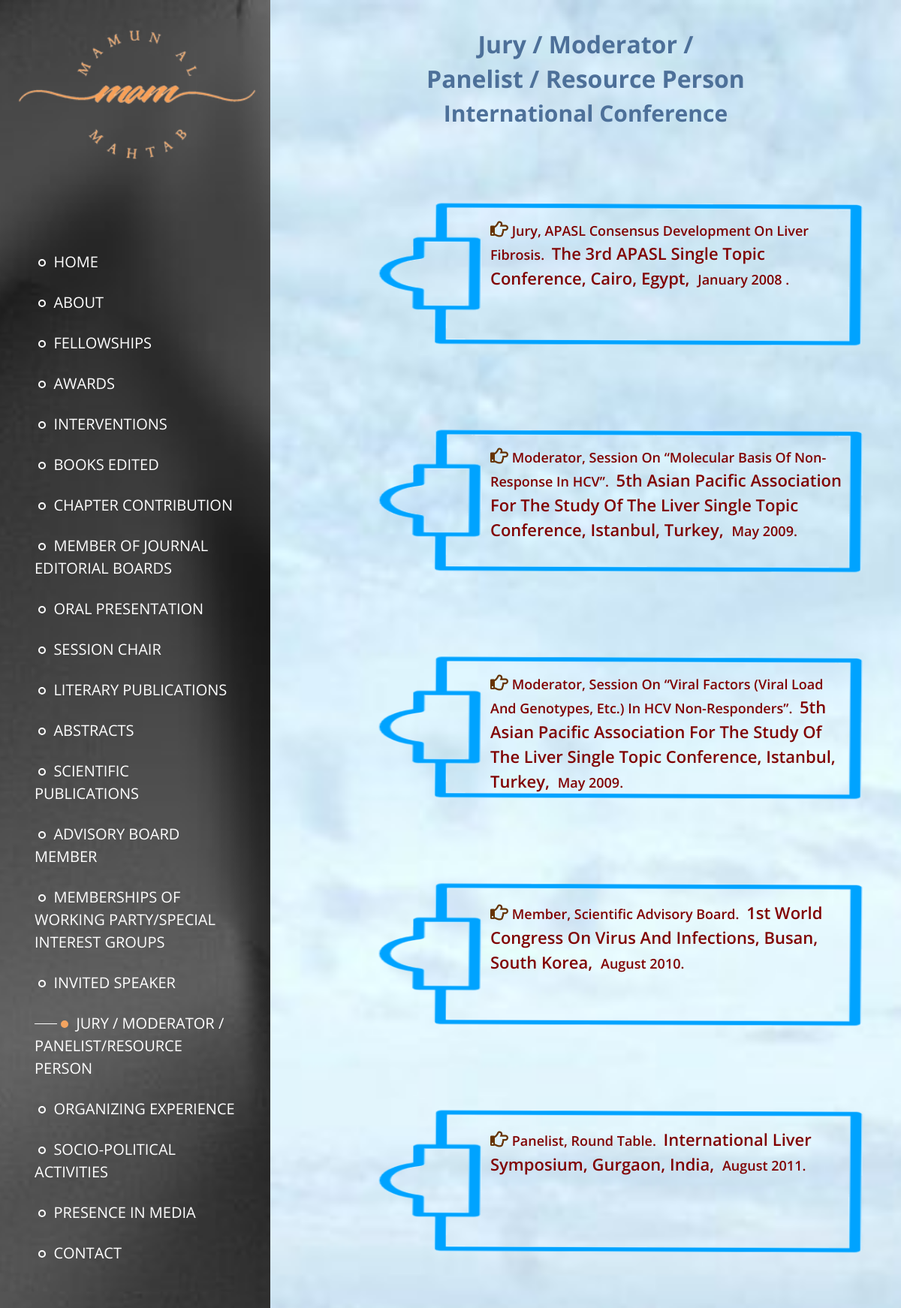
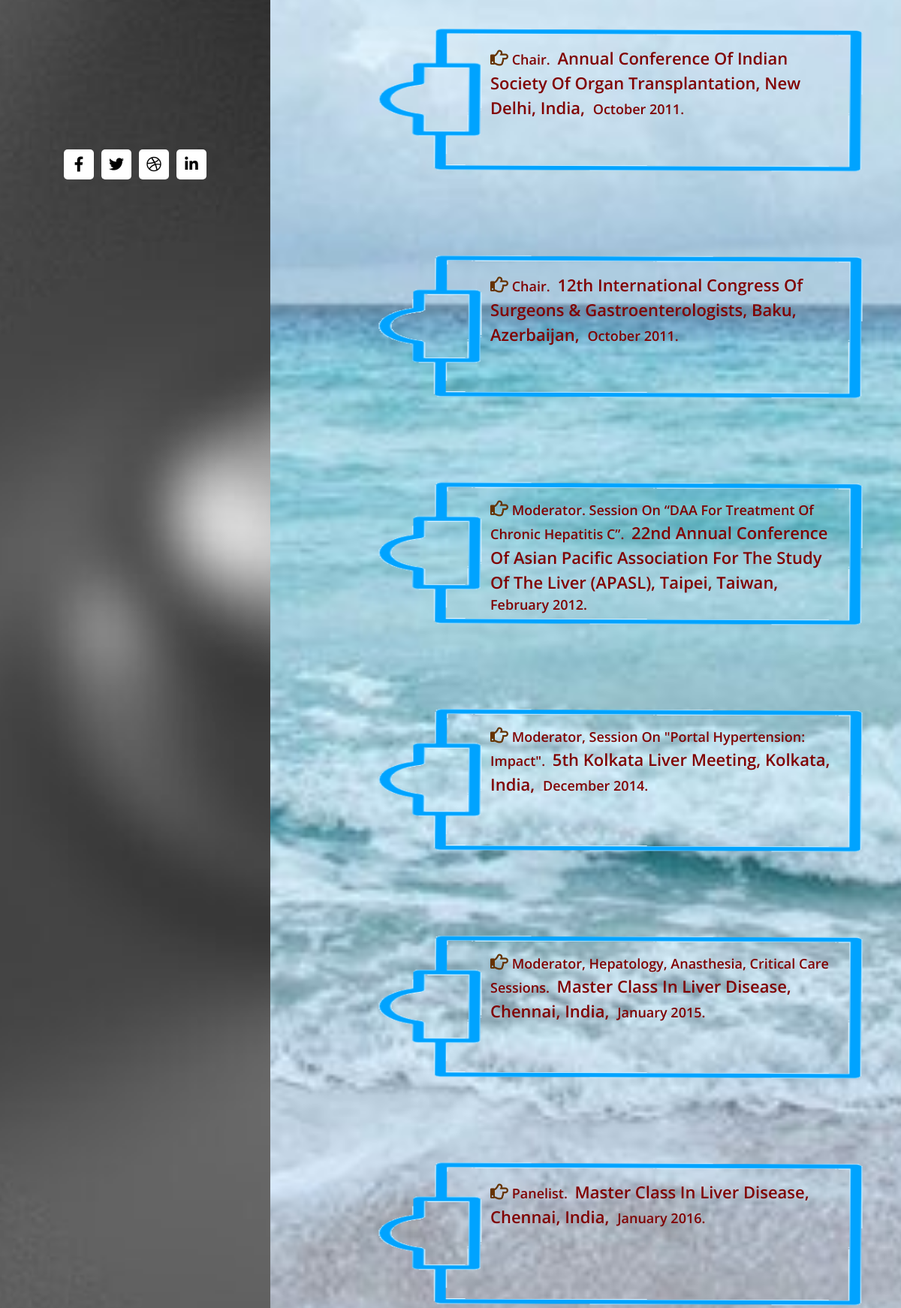
/jury_inter_conf.php (upper part), run on the app's committed database (2 pictures, top to bottom).
### tables this page shows
CREATE TABLE `jury_inter_conf` (
  `jury_inter_conf_id` int(11) NOT NULL,
  `admin_id` int(11) DEFAULT NULL,
  `title` varchar(128) NOT NULL,
  `conf_name` varchar(128) NOT NULL,
  `date` varchar(128) NOT NULL
);

### jury_inter_conf.php (the view, shortened to what this page needs)
<!DOCTYPE html>
    <html lang="en">
    <head>
        <link rel="stylesheet" href="css/all.min.css" />
        <link rel="stylesheet" href="css/bootstrap.min.css" />
        <link rel="stylesheet" href="slick/slick.css" />
        <link rel="stylesheet" href="slick/slick-theme.css" />
        <link rel="stylesheet" href="css/magnific-popup.css">
        <link rel="stylesheet" href="css/templatemo-dream-pulse.css" />
        <link rel="stylesheet" href="css/action_view.css">
        <link rel="stylesheet" href="css/action_response.css">
    </head>
    <body>
        <main class="container-fluid">
            <div class="row">
                <nav id="tmSidebar" class="tm-bg-black-transparent tm-sidebar">
                    <div class="tm-sidebar-sticky">
                    <div class="tm-brand-box">
                            <img src="img/rez_logo.png" alt="logo" class="menu-img">
                        </div>
                        <ul id="tmMainNav" class="nav flex-column text-uppercase text-right tm-main-nav">
                            <li class="nav-item">
                                <a href="javascript:void(0);"
                                 onclick="window.location.href='index.php'" class="nav-link">
                                    <span class="circle"></span>
                                    Home
                                </a>
                            </li>
                            <li class="nav-item">
                                <a href="javascript:void(0);"
                                onclick="window.location.href='about.php'"
                                class="nav-link ">
                                    <span class="circle"></span>
                                    About
                                </a>
                            </li>
                            <li class="nav-item">
                                <a href="javascript:void(0);"
                                onclick="window.location.href='fellow.php'" class="nav-link">
                                    <span class="circle"></span>
                                    Fellowships
                                </a>
                            </li>
                            <li class="nav-item">
                                <a href="javascript:void(0);"
                                onclick="window.location.href='award_menu.php'" class="nav-link">
                                    <span class="circle"></span>
                                    Awards
                                </a>
                            </li>
                            <li class="nav-item">
                                <a href="javascript:void(0);"
                                onclick="window.location.href='intervention.php'" class="nav-link">
                                    <span class="circle"></span>
                                    Interventions
                                </a>
                            </li>
                            <li class="nav-item">
                                <a href="javascript:void(0);"
                                onclick="window.location.href='book_edited.php'" class="nav-link">
                                    <span class="circle"></span>
                                    Books Edited
                                </a>
                            </li>
                            <li class="nav-item">
                                <a href="javascript:void(0);"
                                 onclick="window.location.href='chapter.php'" class="nav-link">
                                    <span class="circle"></span>
                                    Chapter contribution
                                </a>
                            </li>
                            <li class="nav-item">
                                <a href="javascript:void(0);"
                                onclick="window.location.href='journal_menu.php'" class="nav-link">
                                    <span class="circle"></span>
                                    Member of Journal Editorial Boards
                                </a>
                            </li>
                            <li class="nav-item">
                                <a href="javascript:void(0);"
                                onclick="window.location.href='oral_menu.php'"
                                class="nav-link ">
                                    <span class="circle"></span>
                                    Oral Presentation
                                </a>
                            </li>
                            <li class="nav-item">
                                <a href="javascript:void(0);"
                                onclick="window.location.href='session_menu.php'" class="nav-link">
                                    <span class="circle"></span>
                                    Session Chair
                                </a>
                            </li>
                            <li class="nav-item">
                                <a href="javascript:void(0);"
                                onclick="window.location.href='literary.php'" class="nav-link">
                                    <span class="circle"></span>
                                    Literary Publications
                                </a>
                            </li>
                            <li class="nav-item">
                                <a href="javascript:void(0);"
                                onclick="window.location.href='abstract_menu.php'" class="nav-link">
                                    <span class="circle"></span>
                                    Abstracts
                                </a>
                            </li>
                            <li class="nav-item">
                                <a href="javascript:void(0);"
                                onclick="window.location.href='scientific_menu.php'" class="nav-link">
                                    <span class="circle"></span>
                                    Scientific Publications
                                </a>
                            </li>
                            <li class="nav-item">
                                <a href="javascript:void(0);"
                                 onclick="window.location.href='advisory.php'" class="nav-link">
                                    <span class="circle"></span>
                                    Advisory Board Member
                                </a>
                            </li>
                            <li class="nav-item">
                                <a href="javascript:void(0);"
                                onclick="window.location.href='working_party.php'" class="nav-link">
                                    <span class="circle"></span>
                                    Memberships of Working Party/Special Interest Groups
                                </a>
                            </li>
                            <li class="nav-item">
                                <a href="javascript:void(0);"
                                onclick="window.location.href='invited_menu.php'"
                                 class="nav-link">
                                    <span class="circle"></span>
                                    Invited Speaker
                                </a>
                            </li>
                            <li class="nav-item">
                                <a href="javascript:void(0);"
                                onclick="window.location.href='jury_menu.php'"
                                class="nav-link magic">
                                    <span class="rect"></span>
                                    <span class="circle"></span>
                                    Jury / Moderator / Panelist/Resource Person
                                </a>
                            </li>
                            <li class="nav-item">
                                <a href="javascript:void(0);"
                                onclick="window.location.href='organization_menu.php'" class="nav-link">
                                    <span class="circle"></span>
                                    Organizing Experience
                                </a>
                            </li>
                            <li class="nav-item">
                                <a href="javascript:void(0);"
                                onclick="window.location.href='socio_political.php'" class="nav-link">
                                    <span class="circle"></span>
                                    Socio-Political Activities
                                </a>
                            </li>
                            <li class="nav-item">
                                <a href="javascript:void(0);"
                                onclick="window.location.href='media.php'" class="nav-link">
                                    <span class="circle"></span>
                                    Presence in Media
                                </a>
                            </li>
                            <li class="nav-item">
                                <a href="javascript:void(0);"
                                onclick="window.location.href='contact.php'"
                                class="nav-link">
                                    <span class="circle"></span>
                                    Contact
                                </a>
                            </li>
                        </ul>
                        <ul class="nav flex-row tm-social-links">
                            <li class="nav-item">
                                <a href="https://facebook.com" class="nav-link tm-social-link">
                                    <i class="fab fa-facebook-f"></i>
                                </a>
                            </li>
                            <li class="nav-item">
                                <a href="https://twitter.com" class="nav-link tm-social-link">
                                    <i class="fab fa-twitter"></i>
                                </a>
                            </li>
                            <li class="nav-item">
                                <a href="https://dribbble.com" class="nav-link tm-social-link">
                                    <i class="fab fa-dribbble"></i>
                                </a>
                            </li>
                            <li class="nav-item">
                                <a href="https://linkedin.com" class="nav-link tm-social-link">
                                    <i class="fab fa-linkedin-in"></i>
                                </a>
                            </li>
                        </ul>
                    </div>
                </nav>
                <main role="main" class="ml-sm-12 col-12">
                    <div class="tm-section-wrap jury_int_back_image">
                    <h2 class="jury_int_heading">Jury / Moderator / </h2>
                    <h2 class="jury_int_heading2">Panelist / Resource Person </h2>
                    <h3 class="jury_int_head2">International Conference</h3>
                        <section class="row tm-section">
                            <div id="jury_int" class="section-jury_int">
                                <ul class="jury_int_ul">
                                    <?php
                                        require_once "admin/pdo.php";
                                        $stmt = $pdo->query("SELECT * FROM jury_inter_conf");
                                        $rows = $stmt->fetchAll(PDO::FETCH_BOTH);
                                        $results_per_page = 12;
                                        if (!isset($_GET['page'])) {
                                           $page = 1;
                                        } else {
                                            $page = $_GET['page'];
                                        }
                                        $this_page_first_result = ($page - 1) * $results_per_page;
                                        $stmt = 'SELECT * FROM jury_inter_conf LIMIT ' . $this_page_first_result . ',' .  $results_per_page;
                                        $pdostmt = $pdo->query($stmt);
                                        $rows = $pdostmt->fetchAll(PDO::FETCH_BOTH);
                                         foreach ($rows as $row) {
                                            echo  '<div class="col-xl-6 mb-5">';
                                            echo  '<div class="jury_int">';
                                            echo  '<img src="img/jury_int_back.png" alt="juryint" class="img_fluid">';
                                            echo  '<div class="jury_int-content">';
                                            echo   "<i style='font-size:24px' class='far'>&#xf0a4;</i> <span class='jury_int-title'>" . htmlentities($row['title']) . ".\t" . "</span>";
                                            echo   "<span class='jury_int-conf'>" . htmlentities($row['conf_name']). ",\t". "</span>";
                                            echo   "<span class='jury_int-date'>" . htmlentities($row['date']) . ".</span>";
                                            echo  '<br>';
                                            echo '<br>';
                                            echo  '</div>';
                                            echo  '</div>';
                                            echo  '</div>';
                                            echo '<br>';
                                            echo '<br>';
                                        }
                                    ?>
                                </ul>
                            </div>
                            </section>
                        <br>
                    <br>
                    <br>
                    </div>
                </main>
            </div>
    </body>
    </html>

### data on the page
jury_inter_conf: title "Jury, APASL Consensus Development On Liver Fibrosis", conf_name "The 3rd APASL Single Topic Conference, Cairo, Egypt", date "January 2008"
jury_inter_conf: title "Moderator, Session On “Molecular Basis Of Non-Response In HCV”", conf_name "5th Asian Pacific Association For The Study Of The Liver Single Topic Conference, Istanbul, Turkey", date "May 2009"
jury_inter_conf: title "Moderator, Session On “Viral Factors (Viral Load And Genotypes, Etc.) In HCV Non-Responders”", conf_name "5th Asian Pacific Association For The Study Of The Liver Single Topic Conference, Istanbul, Turkey", date "May 2009"
jury_inter_conf: title "Member, Scientific Advisory Board", conf_name "1st World Congress On Virus And Infections, Busan, South Korea", date "August 2010"
jury_inter_conf: title "Panelist, Round Table", conf_name "International Liver Symposium, Gurgaon, India", date "August 2011"
jury_inter_conf: title "Chair", conf_name "Annual Conference Of Indian Society Of Organ Transplantation, New Delhi, India", date "October 2011"
jury_inter_conf: title "Chair", conf_name "12th International Congress Of Surgeons & Gastroenterologists, Baku, Azerbaijan", date "October 2011"
jury_inter_conf: title "Moderator. Session On “DAA For Treatment Of Chronic Hepatitis C”", conf_name "22nd Annual Conference Of Asian Pacific Association For The Study Of The Liver (APASL), Taipei, Taiwan", date "February 2012"
jury_inter_conf: title "Moderator, Session On \"Portal Hypertension: Impact\"", conf_name "5th Kolkata Liver Meeting, Kolkata, India", date "December 2014"
jury_inter_conf: title "Moderator, Hepatology, Anasthesia, Critical Care Sessions", conf_name "Master Class In Liver Disease, Chennai, India", date "January 2015"
jury_inter_conf: title "Panelist", conf_name "Master Class In Liver Disease, Chennai, India", date "January 2016"
